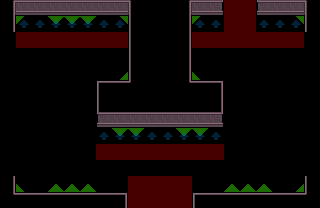

Rendered tile map (Tiled .tmx) drawn with the repository's tilesets; below, a short description and the map source with its tile grids summarised:
An orthogonal 20x13 tile map with 16x16 px tiles, 5 tile layers (Walls, Markers, Walls Bottom Center, Walls Top Right, ...), 30 hidden layers not drawn, 2 tilesets.

<map version="1.0" tiledversion="1.1.2" orientation="orthogonal" renderorder="right-up" width="20" height="13" tilewidth="16" tileheight="16" infinite="0" nextobjectid="1">
 <tileset firstgid="1" name="walls" tilewidth="16" tileheight="16" spacing="2" margin="1" tilecount="56" columns="14">
  <image source="../Assets/Sprites/Env/walls.png" width="252" height="72" />
 </tileset>
 <tileset firstgid="57" name="markers" tilewidth="16" tileheight="16" tilecount="11" columns="11">
  <image source="../Assets/Sprites/markers.png" width="176" height="16" />
 </tileset>
 <layer name="Walls" width="20" height="13">
  <data>[260 cells, 50 non-empty, 18 distinct tile ids]</data>
 </layer>
 <layer name="Markers" width="20" height="13">
  <data>[260 cells, 16 non-empty, 2 distinct tile ids]</data>
 </layer>
 <layer name="Walls Left Top" width="20" height="13" visible="0">
  <data>[260 cells, 9 non-empty, 4 distinct tile ids]</data>
 </layer>
 <layer name="Markers Left Top" width="20" height="13" visible="0">
  <data>[260 cells, 4 non-empty, 1 distinct tile ids]</data>
 </layer>
 <layer name="Walls Left Bottom" width="20" height="13" visible="0">
  <data>[260 cells, 9 non-empty, 4 distinct tile ids]</data>
 </layer>
 <layer name="Markers Left Bottom" width="20" height="13" visible="0">
  <data>[260 cells, 4 non-empty, 1 distinct tile ids]</data>
 </layer>
 <layer name="Walls Left Full" width="20" height="13" visible="0">
  <data>[260 cells, 2 non-empty, 2 distinct tile ids]</data>
 </layer>
 <layer name="Markers Left Full" width="20" height="13" visible="0">
  <data>[260 cells, 6 non-empty, 1 distinct tile ids]</data>
 </layer>
 <layer name="Walls Left Center" width="20" height="13" visible="0">
  <data>[260 cells, 8 non-empty, 4 distinct tile ids]</data>
 </layer>
 <layer name="Markers Left Center" width="20" height="13" visible="0">
  <data>[260 cells, 6 non-empty, 1 distinct tile ids]</data>
 </layer>
 <layer name="Walls Left None" width="20" height="13" visible="0">
  <data>[260 cells, 12 non-empty, 2 distinct tile ids]</data>
 </layer>
 <layer name="Walls Right Top" width="20" height="13" visible="0">
  <data>[260 cells, 9 non-empty, 4 distinct tile ids]</data>
 </layer>
 <layer name="Markers Right Top" width="20" height="13" visible="0">
  <data>[260 cells, 4 non-empty, 1 distinct tile ids]</data>
 </layer>
 <layer name="Walls Right Bottom" width="20" height="13" visible="0">
  <data>[260 cells, 9 non-empty, 4 distinct tile ids]</data>
 </layer>
 <layer name="Markers Right Bottom" width="20" height="13" visible="0">
  <data>[260 cells, 4 non-empty, 1 distinct tile ids]</data>
 </layer>
 <layer name="Walls Right Full" width="20" height="13" visible="0">
  <data>[260 cells, 2 non-empty, 2 distinct tile ids]</data>
 </layer>
 <layer name="Markers Right Full" width="20" height="13" visible="0">
  <data>[260 cells, 6 non-empty, 1 distinct tile ids]</data>
 </layer>
 <layer name="Walls Right Center" width="20" height="13" visible="0">
  <data>[260 cells, 8 non-empty, 4 distinct tile ids]</data>
 </layer>
 <layer name="Markers Right Center" width="20" height="13" visible="0">
  <data>[260 cells, 6 non-empty, 1 distinct tile ids]</data>
 </layer>
 <layer name="Walls Right None" width="20" height="13" visible="0">
  <data>[260 cells, 12 non-empty, 2 distinct tile ids]</data>
 </layer>
 <layer name="Walls Bottom Right" width="20" height="13" visible="0">
  <data>[260 cells, 23 non-empty, 5 distinct tile ids]</data>
 </layer>
 <layer name="Walls Bottom Left" width="20" height="13" visible="0">
  <data>[260 cells, 23 non-empty, 5 distinct tile ids]</data>
 </layer>
 <layer name="Walls Bottom Full" width="20" height="13" visible="0">
  <data>[260 cells, 10 non-empty, 3 distinct tile ids]</data>
 </layer>
 <layer name="Walls Bottom Center" width="20" height="13">
  <data>[260 cells, 26 non-empty, 5 distinct tile ids]</data>
 </layer>
 <layer name="Walls Bottom None" width="20" height="13" visible="0">
  <data>[260 cells, 22 non-empty, 2 distinct tile ids]</data>
 </layer>
 <layer name="Walls Top Right" width="20" height="13">
  <data>[260 cells, 31 non-empty, 11 distinct tile ids]</data>
 </layer>
 <layer name="Markers Top Right" width="20" height="13">
  <data>[260 cells, 30 non-empty, 2 distinct tile ids]</data>
 </layer>
 <layer name="Walls Top Left" width="20" height="13" visible="0">
  <data>[260 cells, 31 non-empty, 11 distinct tile ids]</data>
 </layer>
 <layer name="Markers Top Left" width="20" height="13" visible="0">
  <data>[260 cells, 30 non-empty, 2 distinct tile ids]</data>
 </layer>
 <layer name="Walls Top Full" width="20" height="13" visible="0">
  <data>[260 cells, 6 non-empty, 5 distinct tile ids]</data>
 </layer>
 <layer name="Markers Top Full" width="20" height="13" visible="0">
  <data>[260 cells, 10 non-empty, 1 distinct tile ids]</data>
 </layer>
 <layer name="Walls Top Center" width="20" height="13" visible="0">
  <data>[260 cells, 22 non-empty, 7 distinct tile ids]</data>
 </layer>
 <layer name="Markers Top Center" width="20" height="13" visible="0">
  <data>[260 cells, 36 non-empty, 2 distinct tile ids]</data>
 </layer>
 <layer name="Walls Top None" width="20" height="13" visible="0">
  <data>[260 cells, 36 non-empty, 9 distinct tile ids]</data>
 </layer>
 <layer name="Markers Top None" width="20" height="13" visible="0">
  <data>[260 cells, 28 non-empty, 2 distinct tile ids]</data>
 </layer>
</map>